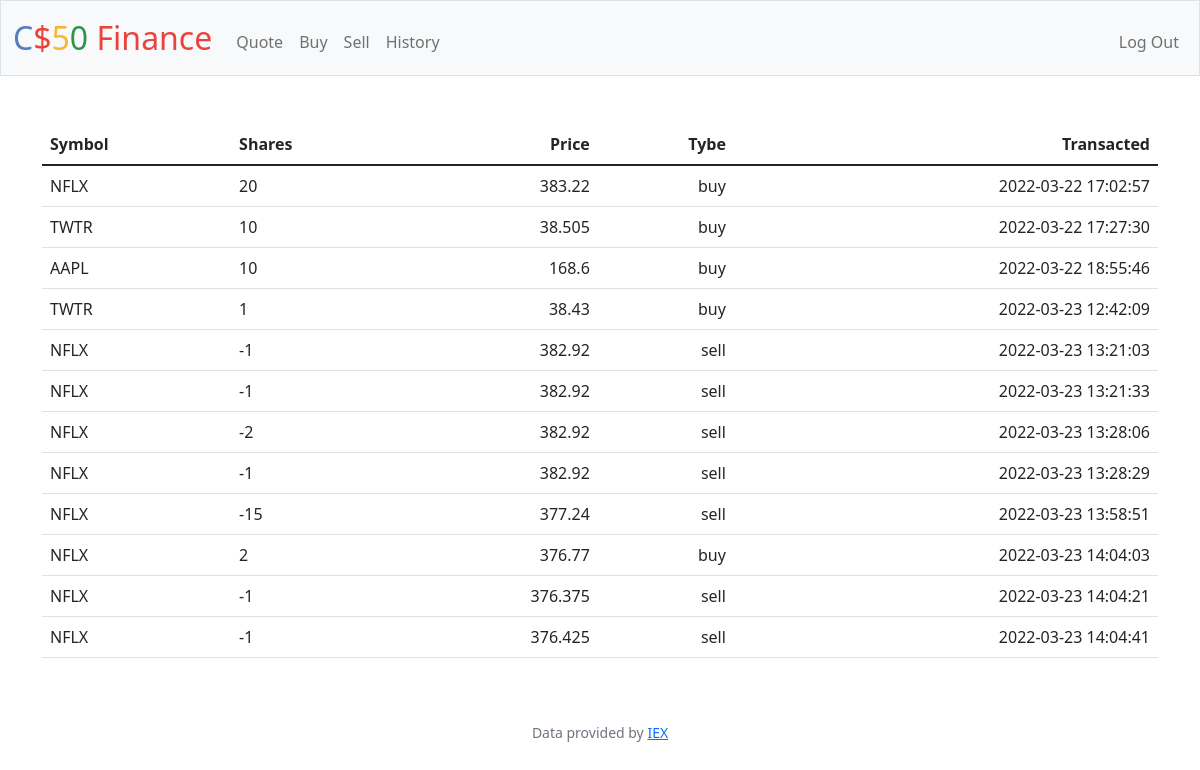
Screenshot of /history (signed in) with the database file from the repository.
### tables this page shows
CREATE TABLE 'purchase' (id INTEGER PRIMARY KEY AUTOINCREMENT NOT NULL, user_id INTEGER NOT NULL, symbol TEXT NOT NULL,'price' NUMERIC NOT NULL,shares INTEGER NOT NULL,'total_price' NUMERIC NOT NULL,  bought_at  DATETIME DEFAULT CURRENT_TIMESTAMP, 'type' TEXT, FOREIGN KEY(user_id) REFERENCES users(id));

### app.py (the view)
@app.route("/history")
@login_required
def history():
    items = db.execute("SELECT symbol, price, shares, bought_at, type FROM purchase WHERE user_id = ?", session["user_id"])
    return render_template("history.html", items=items)

### app.py (called while the page is built)
@app.after_request
def after_request(response):
    response.headers["Cache-Control"] = "no-cache, no-store, must-revalidate"
    response.headers["Expires"] = 0
    response.headers["Pragma"] = "no-cache"
    return response

### helpers.py (called while the page is built)
def login_required(f):
    @wraps(f)
    def decorated_function(*args, **kwargs):
        if session.get("user_id") is None:
            return redirect("/login")
        return f(*args, **kwargs)
    return decorated_function

### templates/history.html (shortened to what this page needs)
{% extends "layout.html" %}
{% block main %}
     <table class="table tablestriped">
        <thead>
            <tr>
                <th class="text-start">Symbol</th>
                <th class="text-start">Shares</th>
                <th class="text-end">Price</th>
                <th class="text-end">Tybe</th>
                <th class="text-end">Transacted</th>
            </tr>
        </thead>
       <tbody>
                {% for item in items %}
                    <tr>
                        <td class="text-start">{{ item['symbol'] }}</td>
                        <td class="text-start">{{ item['shares'] }}</td>
                        <td class="text-end">{{ item['price'] }}</td>
                        <td class="text-end">{{ item['type']    }}</td>
                        <td class="text-end">{{ item['bought_at'] }}</td>
                    </tr>
                {% endfor %}
        </tbody>
    </table>
{% endblock %}

### templates/layout.html (shortened to what this page needs)
<!DOCTYPE html>
<html lang="en">
    <head>
        <link href="https://cdn.jsdelivr.net/npm/bootstrap@5.1.3/dist/css/bootstrap.min.css" rel="stylesheet">
        <link href="/static/styles.css" rel="stylesheet">
    </head>
    <body>
        <nav class="bg-light border navbar navbar-expand-md navbar-light">
            <div class="container-fluid">
                <a class="navbar-brand" href="/"><span class="blue">C</span><span class="red">$</span><span class="yellow">5</span><span class="green">0</span> <span class="red">Finance</span></a>
                <div class="collapse navbar-collapse" id="navbar">
                    {% if session["user_id"] %}
                        <ul class="navbar-nav me-auto mt-2">
                            <li class="nav-item"><a class="nav-link" href="/quote">Quote</a></li>
                            <li class="nav-item"><a class="nav-link" href="/buy">Buy</a></li>
                            <li class="nav-item"><a class="nav-link" href="/sell">Sell</a></li>
                            <li class="nav-item"><a class="nav-link" href="/history">History</a></li>
                        </ul>
                        <ul class="navbar-nav ms-auto mt-2">
                            <li class="nav-item"><a class="nav-link" href="/logout">Log Out</a></li>
                        </ul>
                    {% else %}
                        <ul class="navbar-nav ms-auto mt-2">
                            <li class="nav-item"><a class="nav-link" href="/register">Register</a></li>
                            <li class="nav-item"><a class="nav-link" href="/login">Log In</a></li>
                        </ul>
                    {% endif %}
                </div>
            </div>
        </nav>
        <main class="container py-5 text-center">
            {% block main %}{% endblock %}
        </main>
        <footer class="mb-5 small text-center text-muted">
            Data provided by <a href="https://iexcloud.io/">IEX</a>
        </footer>
    </body>
</html>

### static/styles.css (style rules this page uses)
nav .navbar-brand { font-size: xx-large; }
nav .navbar-brand .blue { color: #537fbe; }
nav .navbar-brand .red { color: #ea433b; }
nav .navbar-brand .yellow { color: #f5b82e; }
nav .navbar-brand .green { color: #2e944b; }

### rows the page displays
purchase: symbol "NFLX", shares "20", price "383.22", type "buy", bought_at "2022-03-22 17:02:57"
purchase: symbol "TWTR", shares "10", price "38.505", type "buy", bought_at "2022-03-22 17:27:30"
purchase: symbol "AAPL", shares "10", price "168.6", type "buy", bought_at "2022-03-22 18:55:46"
purchase: symbol "TWTR", shares "1", price "38.43", type "buy", bought_at "2022-03-23 12:42:09"
purchase: symbol "NFLX", shares "-1", price "382.92", type "sell", bought_at "2022-03-23 13:21:03"
purchase: symbol "NFLX", shares "-1", price "382.92", type "sell", bought_at "2022-03-23 13:21:33"
purchase: symbol "NFLX", shares "-2", price "382.92", type "sell", bought_at "2022-03-23 13:28:06"
purchase: symbol "NFLX", shares "-1", price "382.92", type "sell", bought_at "2022-03-23 13:28:29"
purchase: symbol "NFLX", shares "-15", price "377.24", type "sell", bought_at "2022-03-23 13:58:51"
purchase: symbol "NFLX", shares "2", price "376.77", type "buy", bought_at "2022-03-23 14:04:03"
purchase: symbol "NFLX", shares "-1", price "376.375", type "sell", bought_at "2022-03-23 14:04:21"
purchase: symbol "NFLX", shares "-1", price "376.425", type "sell", bought_at "2022-03-23 14:04:41"
